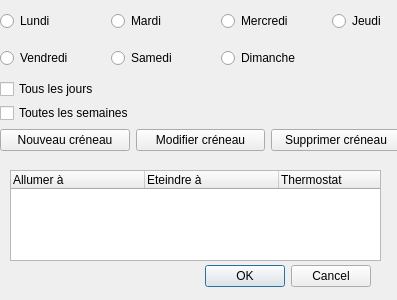
<?xml version="1.0" encoding="UTF-8"?>
<ui version="4.0">
 <class>DetailsAppareilMode</class>
 <widget class="QDialog" name="DetailsAppareilMode">
  <property name="geometry">
   <rect>
    <x>0</x>
    <y>0</y>
    <width>397</width>
    <height>300</height>
   </rect>
  </property>
  <property name="windowTitle">
   <string>Details pour Chauffage Salon</string>
  </property>
  <widget class="QDialogButtonBox" name="buttonBox">
   <property name="geometry">
    <rect>
     <x>30</x>
     <y>260</y>
     <width>341</width>
     <height>32</height>
    </rect>
   </property>
   <property name="orientation">
    <enum>Qt::Horizontal</enum>
   </property>
   <property name="standardButtons">
    <set>QDialogButtonBox::Cancel|QDialogButtonBox::Ok</set>
   </property>
  </widget>
  <widget class="QWidget" name="gridLayoutWidget">
   <property name="geometry">
    <rect>
     <x>0</x>
     <y>0</y>
     <width>436</width>
     <height>81</height>
    </rect>
   </property>
   <layout class="QGridLayout" name="gridLayout">
    <item row="1" column="0">
     <widget class="QRadioButton" name="radioButton">
      <property name="text">
       <string>Vendredi</string>
      </property>
      <property name="autoExclusive">
       <bool>false</bool>
      </property>
     </widget>
    </item>
    <item row="1" column="1">
     <widget class="QRadioButton" name="radioButton_6">
      <property name="text">
       <string>Samedi</string>
      </property>
      <property name="autoExclusive">
       <bool>false</bool>
      </property>
     </widget>
    </item>
    <item row="1" column="2">
     <widget class="QRadioButton" name="radioButton_7">
      <property name="text">
       <string>Dimanche</string>
      </property>
      <property name="autoExclusive">
       <bool>false</bool>
      </property>
     </widget>
    </item>
    <item row="0" column="3">
     <widget class="QRadioButton" name="radioButton_2">
      <property name="text">
       <string>Jeudi</string>
      </property>
      <property name="autoExclusive">
       <bool>false</bool>
      </property>
     </widget>
    </item>
    <item row="0" column="2">
     <widget class="QRadioButton" name="radioButton_3">
      <property name="text">
       <string>Mercredi</string>
      </property>
      <property name="autoExclusive">
       <bool>false</bool>
      </property>
     </widget>
    </item>
    <item row="0" column="1">
     <widget class="QRadioButton" name="radioButton_4">
      <property name="text">
       <string>Mardi</string>
      </property>
      <property name="checked">
       <bool>false</bool>
      </property>
      <property name="autoExclusive">
       <bool>false</bool>
      </property>
     </widget>
    </item>
    <item row="0" column="0">
     <widget class="QRadioButton" name="radioButton_5">
      <property name="text">
       <string>Lundi</string>
      </property>
      <property name="checked">
       <bool>false</bool>
      </property>
      <property name="autoExclusive">
       <bool>false</bool>
      </property>
     </widget>
    </item>
   </layout>
  </widget>
  <widget class="QWidget" name="verticalLayoutWidget">
   <property name="geometry">
    <rect>
     <x>0</x>
     <y>80</y>
     <width>401</width>
     <height>42</height>
    </rect>
   </property>
   <layout class="QVBoxLayout" name="verticalLayout">
    <item>
     <widget class="QCheckBox" name="checkBox_2">
      <property name="text">
       <string>Tous les jours</string>
      </property>
     </widget>
    </item>
    <item>
     <widget class="QCheckBox" name="checkBox">
      <property name="text">
       <string>Toutes les semaines</string>
      </property>
     </widget>
    </item>
   </layout>
  </widget>
  <widget class="QWidget" name="horizontalLayoutWidget">
   <property name="geometry">
    <rect>
     <x>0</x>
     <y>120</y>
     <width>401</width>
     <height>41</height>
    </rect>
   </property>
   <layout class="QHBoxLayout" name="horizontalLayout_2">
    <item>
     <widget class="QPushButton" name="pushButton_2">
      <property name="text">
       <string>Nouveau créneau</string>
      </property>
     </widget>
    </item>
    <item>
     <widget class="QPushButton" name="pushButton_3">
      <property name="text">
       <string>Modifier créneau</string>
      </property>
     </widget>
    </item>
    <item>
     <widget class="QPushButton" name="pushButton">
      <property name="text">
       <string>Supprimer créneau</string>
      </property>
     </widget>
    </item>
   </layout>
  </widget>
  <widget class="QTreeWidget" name="treeWidget">
   <property name="geometry">
    <rect>
     <x>10</x>
     <y>170</y>
     <width>371</width>
     <height>91</height>
    </rect>
   </property>
   <attribute name="headerDefaultSectionSize">
    <number>134</number>
   </attribute>
   <column>
    <property name="text">
     <string>Allumer à</string>
    </property>
   </column>
   <column>
    <property name="text">
     <string>Eteindre à</string>
    </property>
   </column>
   <column>
    <property name="text">
     <string>Thermostat</string>
    </property>
   </column>
  </widget>
 </widget>
 <resources/>
 <connections>
  <connection>
   <sender>buttonBox</sender>
   <signal>accepted()</signal>
   <receiver>DetailsAppareilMode</receiver>
   <slot>accept()</slot>
   <hints>
    <hint type="sourcelabel">
     <x>248</x>
     <y>254</y>
    </hint>
    <hint type="destinationlabel">
     <x>157</x>
     <y>274</y>
    </hint>
   </hints>
  </connection>
  <connection>
   <sender>buttonBox</sender>
   <signal>rejected()</signal>
   <receiver>DetailsAppareilMode</receiver>
   <slot>reject()</slot>
   <hints>
    <hint type="sourcelabel">
     <x>316</x>
     <y>260</y>
    </hint>
    <hint type="destinationlabel">
     <x>286</x>
     <y>274</y>
    </hint>
   </hints>
  </connection>
 </connections>
</ui>
